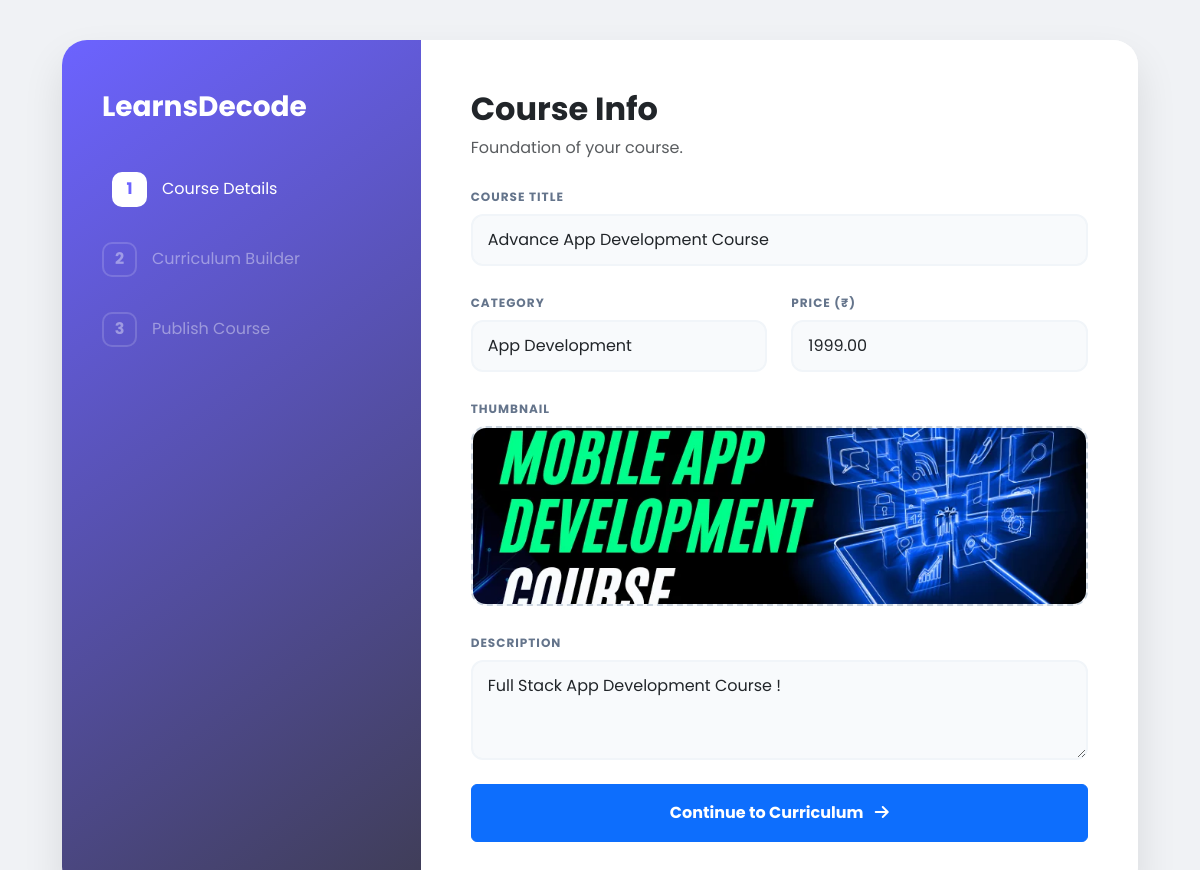
Page /instructor/add_course.php?edit_id=6 (signed in) on the committed database.
### tables this page shows
CREATE TABLE `courses` (
  `id` int(10) UNSIGNED NOT NULL,
  `instructor_id` int(10) UNSIGNED NOT NULL,
  `category_id` int(10) DEFAULT NULL,
  `title` varchar(150) NOT NULL,
  `price` decimal(10,2) DEFAULT 0.00,
  `description` text DEFAULT NULL,
  `thumbnail` varchar(255) DEFAULT NULL,
  `status` enum('draft','published') DEFAULT 'draft',
  `created_at` timestamp NOT NULL DEFAULT current_timestamp()
);

CREATE TABLE `categories` (
  `id` int(10) UNSIGNED NOT NULL,
  `name` varchar(100) NOT NULL,
  `icon` varchar(50) DEFAULT NULL,
  `created_at` timestamp NOT NULL DEFAULT current_timestamp()
);

### instructor/add_course.php (the view, shortened to what this page needs)
<?php
require '../config/config.php';
$cat_result = mysqli_query($conn, "SELECT * FROM categories");
$edit_id = isset($_GET['edit_id']) ? $_GET['edit_id'] : null;
$course_data = null;
if($edit_id) {
    $res = mysqli_query($conn, "SELECT * FROM courses WHERE id = '$edit_id'");
    $course_data = mysqli_fetch_assoc($res);
}
?>
<!DOCTYPE html>
<html lang="en">
<head>
    <link href="https://cdn.jsdelivr.net/npm/bootstrap@5.3.0/dist/css/bootstrap.min.css" rel="stylesheet">
    <link rel="stylesheet" href="https://cdnjs.cloudflare.com/ajax/libs/font-awesome/6.4.0/css/all.min.css">
</head>
<body>
<div class="container setup-container">
    <div class="card">
        <div class="row g-0">
            <div class="col-md-4 info-panel">
                <h3 class="fw-bold mb-5">Learns<span>Decode</span></h3>
                <div class="step-item active" id="ind-1">
                    <div class="step-number">1</div> <div>Course Details</div>
                </div>
                <div class="step-item" id="ind-2">
                    <div class="step-number">2</div> <div>Curriculum Builder</div>
                </div>
                <div class="step-item" id="ind-3">
                    <div class="step-number">3</div> <div>Publish Course</div>
                </div>
            </div>
            <div class="col-md-8 form-side">
                <form id="courseMegaForm" enctype="multipart/form-data">
                    <div class="form-step active" id="step-1">
                        <h2 class="fw-bold">Course Info</h2>
                        <p class="text-muted mb-4">Foundation of your course.</p>
                        <div class="mb-4">
                            <label class="form-label text-uppercase">Course Title</label>
                            <input type="text" name="title" id="course_title" placeholder="e.g. Full Stack Web Development Course" value="<?= $course_data['title'] ?? '' ?>" class="form-control" required>
                        </div>
                        <div class="row mb-4">
                            <div class="col-md-6">
                                <label class="form-label text-uppercase">Category</label>
                                <select name="category_id" class="form-select" required>
                                    <?php while($c = mysqli_fetch_assoc($cat_result)): ?>
                                        <option value="<?= $c['id'] ?>" <?= ($course_data && $course_data['category_id'] == $c['id']) ? 'selected' : '' ?>><?= $c['name'] ?></option>
                                    <?php endwhile; ?>
                                </select>
                            </div>
                            <div class="col-md-6">
                                <label class="form-label text-uppercase">Price (₹)</label>
                                <input type="number" name="price" placeholder="0 = free" value="<?= $course_data['price'] ?? '' ?>" class="form-control">
                            </div>
                        </div>
                        <div class="mb-4">
                            <label class="form-label text-uppercase">Thumbnail</label>
                            <div id="imagePreview" onclick="document.getElementById('thumbInput').click();">
                                <?php if($course_data && $course_data['thumbnail']): ?>
                                    <img src="../uploads/thumbnails/<?= $course_data['thumbnail'] ?>" id="out-img">
                                <?php endif; ?>
                            </div>
                        </div>
                        <div class="mb-4">
                            <label class="form-label text-uppercase">Description</label>
                            <textarea name="description" placeholder="Brief of your course..." class="form-control" rows="3"><?= $course_data['description'] ?? '' ?></textarea>
                        </div>
                        <button type="button" class="btn btn-primary w-100 p-3 fw-bold" onclick="saveStep1()">
                            Continue to Curriculum <i class="fas fa-arrow-right ms-2"></i>
                        </button>
                    </div>
                </form>
            </div>
        </div>
    </div>
</div>
</body>
</html>

### instructor/add_course.php (style rules this page uses)
* { font-family: 'Poppins', sans-serif; }
body { background-color: #f0f2f5; }
.setup-container { max-width: 1100px; margin: 40px auto; }
.card { border-radius: 25px; border: none; box-shadow: 0 20px 40px rgba(0,0,0,0.1); overflow: hidden; }
.info-panel { background: linear-gradient(145deg, #6c63ff 0%, #3f3d56 100%); color: white; padding: 50px 40px; }
.step-item { display: flex; align-items: center; margin-bottom: 35px; opacity: 0.4; transition: 0.4s; }
.step-item.active { opacity: 1; transform: translateX(10px); }
.step-number { width: 35px; height: 35px; border: 2px solid rgba(255,255,255,0.4); border-radius: 10px; display: flex; align-items: center; justify-content: center; margin-right: 15px; font-weight: 700; }
.active .step-number { background: white; color: #6c63ff; border-color: white; }
.form-side { background: white; padding: 50px; min-height: 600px; }
.form-step { display: none; }
.form-step.active { display: block; animation: fadeIn 0.5s ease; }
.form-label { font-size: 0.75rem; font-weight: 700; color: #64748b; letter-spacing: 1px; }
.form-control, .form-select { border-radius: 12px; border: 2px solid #f1f5f9; background: #f8fafc; padding: 12px 15px; }
#imagePreview { width: 100%; height: 180px; border: 2px dashed #cbd5e0; border-radius: 15px; display: flex; align-items: center; justify-content: center; background: #f8fafc; cursor: pointer; overflow: hidden; }
#imagePreview img { width: 100%; height: 100%; object-fit: cover; }

### rows in the picture
courses: title "Advance App Development Course", category_id "App Development", price "1999.00", thumbnail (picture), description "Full Stack App Development Course !"
